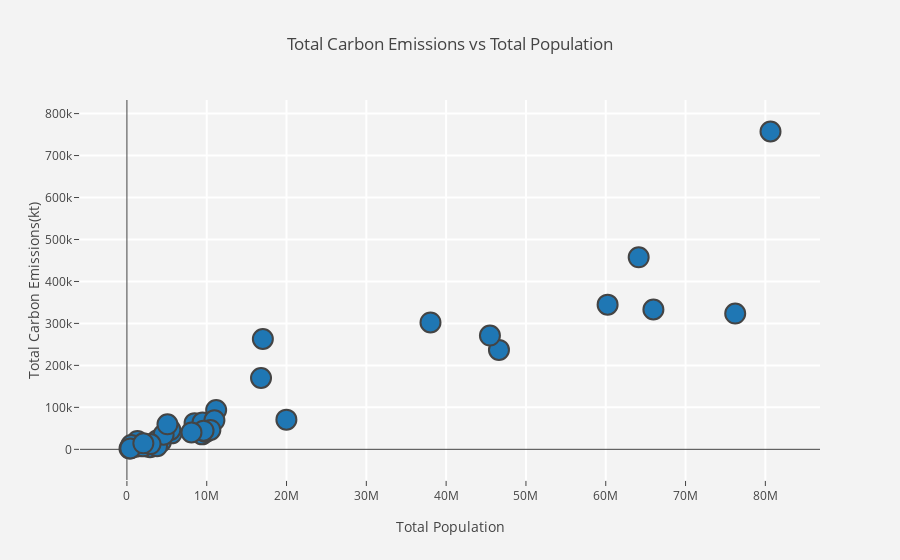

Notebook code cell kept with this figure:
### Markdown cell above
I have now created a dataframe with all countries in Europe and the indicators I will be using. I know must determine whether to map Total Carbon Emissions or Carbon Emission per Capita. For that I will first see if there is a relationship between Total Population of a country and its Total Carbon Emissions

### Code cell
# First I will try to see if there is a correlation between Total Population and Total Carbon Emissions
# To do this I will make a scatter plot with both these variables.

traceeuro = go.Scatter(
    x=world['Total Population'],
    y=world['Total Carbon Emissions (KT)'],
    mode='markers',
    name='Europe',
    text=world.index,
    marker=dict(
        sizemode='diameter',
        sizeref=0.85,
        size=20,
        line=dict(
            width=2
        ),
    )
)


data1 = [traceeuro]
layout1 = go.Layout(
    title='Total Carbon Emissions vs Total Population',
    xaxis=dict(
        title='Total Population',
        gridcolor='rgb(255, 255, 255)',
        zerolinewidth=1,
        ticklen=5,
        gridwidth=2,
    ),
    yaxis=dict(
        title='Total Carbon Emissions(kt)',
        gridcolor='rgb(255, 255, 255)',
        zerolinewidth=1,
        ticklen=5,
        gridwidth=2,
    ),
    paper_bgcolor='rgb(243, 243, 243)',
    plot_bgcolor='rgb(243, 243, 243)',
)

fig1 = go.Figure(data=data1, layout=layout1)
iplot(fig1)

### Figure 1 — Plotly figure (JSON) as saved in the notebook; plotly's stock layout.template omitted (floating-point values rounded to 4 significant figures)
{"data": [{"marker": {"line": {"width": 2}, "size": 20, "sizemode": "diameter", "sizeref": 0.85}, "mode": "markers", "name": "Europe", "text": ["Albania", "Austria", "Azerbaijan", "Belarus", "Belgium", "Bosnia and Herzegovina", "Croatia", "Cyprus", "Denmark", "Estonia", "Finland", "France", "Georgia", "Germany", "Greece", "Hungary", "Iceland", "Ireland", "Italy", "Kazakhstan", "Latvia", "Lithuania", "Luxembourg", "Malta", "Netherlands", "Norway", "Poland", "Portugal", "Romania", "Slovenia", "Spain", "Sweden", "Switzerland", "Turkey", "Ukraine", "United Kingdom"], "type": "scatter", "x": [2896652, 8479375, 9416801, 9465997, 11182817, 3823533, 4255689, 1141652, 5614932, 1317997, 5438972, 65972097, 3776000, 80645605, 10965211, 9893082, 323764, 4598294, 60233948, 17035275, 2012647, 2957689, 543360, 423374, 16804432, 5079623, 38040196, 10457295, 19983693, 2059953, 46620045, 9600379, 8089346, 76223639, 45489600, 64128226], "y": [4815.0, 62410.0, 35640.0, 63770.0, 93620.0, 21910.0, 17710.0, 5948.0, 38070.0, 19920.0, 46300.0, 333200.0, 7510.0, 757300.0, 69160.0, 41440.0, 1969.0, 34960.0, 344800.0, 262900.0, 7081.0, 12640.0, 10160.0, 2219.0, 170000.0, 59640.0, 302300.0, 46260.0, 70740.0, 14440.0, 237000.0, 44330.0, 40350.0, 323500.0, 271100.0, 457500.0]}], "layout": {"paper_bgcolor": "rgb(243, 243, 243)", "plot_bgcolor": "rgb(243, 243, 243)", "title": "Total Carbon Emissions vs Total Population", "xaxis": {"gridcolor": "rgb(255, 255, 255)", "gridwidth": 2, "ticklen": 5, "title": "Total Population", "zerolinewidth": 1}, "yaxis": {"gridcolor": "rgb(255, 255, 255)", "gridwidth": 2, "ticklen": 5, "title": "Total Carbon Emissions(kt)", "zerolinewidth": 1}}}
